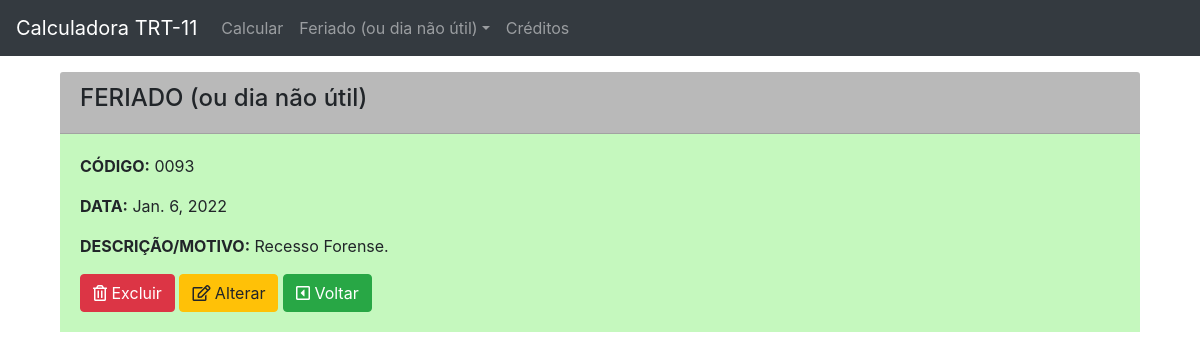
The page /detail/93 on the database its author committed.
### feriado/models.py (models this page shows, shortened)
class Feriado(models.Model):
    data_feriado = models.DateField(validators=[validate_weekend],unique=True,verbose_name='DATA',help_text='Selecione um feriado ou dia não útil no formato: <em>AAAA-MM-DD</em>. ')
    descricao = models.TextField(verbose_name='DESCRIÇÃO/MOTIVO')
    data_hora_cadastro = models.DateTimeField(auto_now_add=True)
    data_hora_alteracao = models.DateTimeField(auto_now=True,editable=False)

### feriado/views.py (the view)
# urls.py: path('detail/<int:pk>', FeriadoDetail.as_view(), name='feriado_detail'),
class FeriadoDetail(DetailView):
    model = Feriado
    fields = ['data_feriado', 'descricao',]

### feriado/templates/feriado/feriado_detail.html (shortened to what this page needs)
{% extends 'feriado/base.html' %}
{% block conteudo %}
<br>
   <div>
       <div class="card-header" style="background-color: rgb(185, 185, 185);">
           <h4>FERIADO (ou dia não útil)</h4>
       </div>
       <div class="card-body" style="background-color: rgb(197, 248, 190);">
           <p><strong>CÓDIGO:</strong> {{ feriado.id | stringformat:'04d' }}</p>
           <p><strong>DATA:</strong> {{ feriado.data_feriado }}</p>
           <p><strong>DESCRIÇÃO/MOTIVO:</strong> {{ feriado.descricao }}</p>
           <a href="{% url 'feriado:feriado_delete' feriado.id %}" class="btn btn-danger"><i
                   class="far fa-trash-alt"></i> Excluir</a>
           <a href="{% url 'feriado:feriado_update' feriado.id %}" class="btn btn-warning">
               <i class="far fa-edit"></i> Alterar</a>
           <a href="javascript:void(0)" onClick="history.go(-1); return false;" class="btn btn-success">
           <i class="far fa-caret-square-left"></i> Voltar</a>
       </div>
   </div>
</div>
{% endblock %}

### rows shown on the page
Feriado: id "0093", data_feriado "Jan. 6, 2022", descricao "Recesso Forense."
